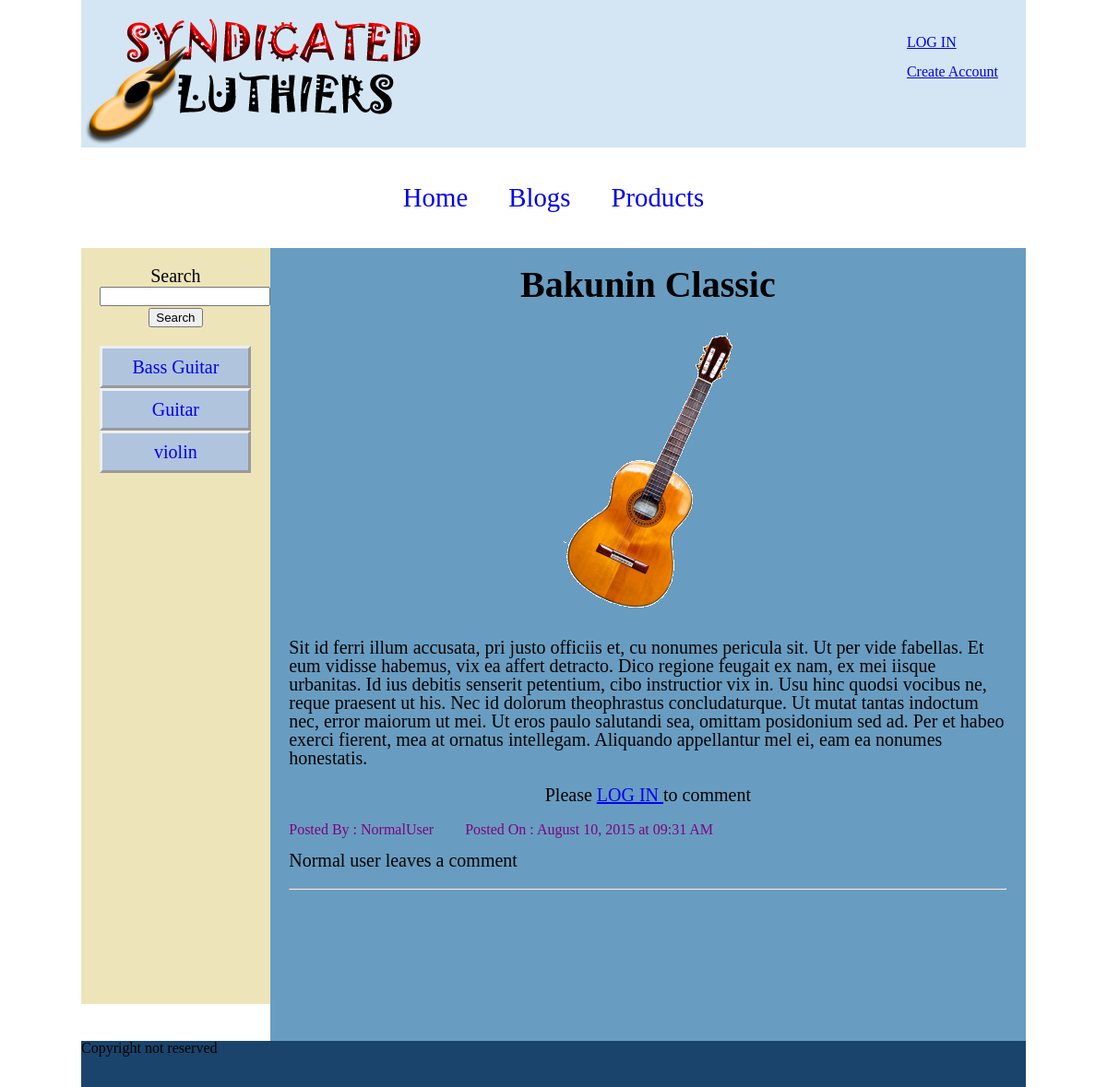
Screenshot of /single_product.php?id=8 with the database file from the repository.
### tables this page shows
CREATE TABLE IF NOT EXISTS `categories` (
  `cat_id` smallint(3) NOT NULL,
  `cat_name` varchar(30) NOT NULL
);

CREATE TABLE IF NOT EXISTS `pages` (
  `page_id` int(5) NOT NULL,
  `page_name` varchar(30) NOT NULL,
  `page_desc` varchar(300) NOT NULL,
  `page_content` text NOT NULL,
  `page_type` varchar(20) NOT NULL,
  `home_page` varchar(10) NOT NULL,
  `cat_id` smallint(3) NOT NULL
);

CREATE TABLE IF NOT EXISTS `images` (
  `image_id` int(5) NOT NULL,
  `file_name` varchar(30) NOT NULL,
  `file_size` int(9) NOT NULL,
  `file_type` varchar(30) NOT NULL,
  `page_id` int(5) NOT NULL
);

CREATE TABLE IF NOT EXISTS `comments` (
  `comment_id` int(5) NOT NULL,
  `page_id` int(5) NOT NULL,
  `created` datetime NOT NULL,
  `username` varchar(30) NOT NULL,
  `content` text NOT NULL
);

### includes/models/category.php (called while the page is built, shortened)
<?php
class Category {
	public static function find_all_cat($db) {
		$sql  = "SELECT * ";
		$sql .= "FROM categories ";
		$sql .= "ORDER BY cat_name ASC";
		$category_set = $db->query($sql);
		return $category_set;
	}
}
?>

### includes/models/database.php (called while the page is built, shortened)
<?php
class MySql_database {
	private $mysqli;
	public function open_connection() {
		try {
			@ $this->mysqli = new mysqli(DB_SERVER, DB_USER, DB_PASSWORD, DB_NAME);
		}
		catch ( database_exception $e) {
			echo $e . "<br/>";
			echo $e->clean_up();
		}
	}
	public function query($sql) {
		$result = $this->mysqli->query($sql);
		return $result;
	}
	public function fetch_assoc_array($result_set) {
		return $result_set->fetch_assoc();
	}
}
?>

### includes/models/page.php (called while the page is built, shortened)
<?php
class Page {
	protected $data = array();
	public function __construct($id) {
		$this->page_id = $id;
	}
	public function __set($name, $value)
    {
        $this->data[$name] = $value;
    }
    public function __get($name)
    {
        if (isset($this->data[$name])) {
            return $this->data[$name];
        } else {
            return false;
        }
    }
	public static function get_page($db, $id) {
	    $sql  = "SELECT * ";
		$sql .= "FROM pages ";
		$sql .= "Where page_id = {$id} ";
		$sql .= "LIMIT 1 ";
		try {
			$result = $db->query($sql);
			if (!$result) {
			    throw new database_exception ( 	"Database query failed: " );
			} else {
				return $result->fetch_object('Page', array($id));
			}
		}
		catch ( database_exception $e) {
		    echo $e . "<br/>";
			echo $e->clean_up();
		}
	}
}
?>

### includes/models/image.php (called while the page is built, shortened)
<?php
class Image {
	public static function get_page_image ($db, $page_id ) {
	    $sql  = "SELECT file_name ";
		$sql .= "FROM images ";
		$sql .= "Where page_id = {$page_id} ";
		$image_set = $db->query($sql);
		if($image = $db->fetch_assoc_array($image_set)) {
		    return $image["file_name"];
		}
		else {
		   return false;
		}
	}
}
?>

### includes/models/comment.php (called while the page is built, shortened)
<?php
class Comment {
	public static function find_page_comments($db, $page_id) {
		$sql  = "SELECT * ";
		$sql .= "FROM comments ";
		$sql .= "WHERE page_id = '{$page_id}' ";
		$sql .= "ORDER BY created DESC";
		$page_set = $db->query($sql);
		return $page_set;
	}
}
?>

### includes/functions.php (called while the page is built, shortened)
<?php
	function datetime_to_text($datetime="") {
		$unixdatetime = strtotime($datetime);
		return strftime("%B %d, %Y at %I:%M %p", $unixdatetime);
	}
?>

### single_product.php (the view, shortened to what this page needs)
<?php include("includes/header.php"); ?>
<?php
    $db = new MySql_database();
	$page = Page::get_page($db, $_GET["id"]);
?>
<div id="wrapper">
    <?php include("includes/user_header.php"); ?>
	<div id="content" class="clearfix">
		<?php include("includes/top_nav.php"); ?>
		<?php include("includes/left_column.php"); ?>
		<div id="main_content">
			<h2><?php echo $page->page_name; ?></h2>
			<div id="page_image">
			    <?php if($image_filename = Image::get_page_image($db, $page->page_id)) {?>
			        <img src="uploads/images/<?php echo $image_filename  ?>" alt="home_page_image" />
                <?php }?>
			</div>
			<div id="text_content">
			    <?php echo $page->page_content; ?>
			</div>
			<?php include("includes/comment_form.php"); ?>
		</div>
	</div>
<?php include("includes/footer.php"); ?>

### includes/left_column.php
<div id="left_column">
     <div id="search_box">
	    <form action="search.php" method="POST">
			<p><label for="search">Search </label></p>
			<p><input type="text" name="search_text" id="search_input"></p>
			<p><input type="submit" name="submit" value="Search"></p>
		</form>
	 </div>
	 <div id="left_nav">
		<?php
			$category_set = Category::find_all_cat($db);
			while($category = $db->fetch_assoc_array($category_set)) {
		?>
		<ul>
			<li><a href="product_cat.php?id=<?php echo $category["cat_id"]  ?>"><?php echo $category["cat_name"]  ?></a></li>
		</ul>
		<?php } ?>
	</div>
</div>

### includes/comment_form.php (shortened to what this page needs)
<div id="comment_form">
	<?php if (!isset ($_SESSION["user"]) && !isset($_SESSION["admin_user"]) ) { ?>
		  <p> Please <a href="log_in_user.php"> LOG IN </a> to comment </p>
	<?php } ?>
</div>
<div id="comment_display" >
	<?php
	    $page_comments = Comment::find_page_comments($db, $page->page_id);
	    while ($comment = $db->fetch_assoc_array($page_comments)) {  ?>
		    <div class="single_comment">
				<p class="comment_meta">
					<span class="comment_user">Posted By : <?php echo $comment["username"]; ?></span>
					<span>Posted On : <?php $created_date = datetime_to_text($comment["created"]);
								 echo $created_date; ?></span>
				</p>
				<p><?php echo htmlspecialchars($comment["content"]); ?></p>
			</div>
			<hr/>
	<?php } ?>
</div>

### css/main.css (style rules this page uses)
.clearfix:before,.clearfix:after { content:""; display:table; }
.clearfix:after { clear:both; }
#wrapper { width: 1024px; margin: 0 auto; }
#content { min-height: 800px; }
#left_column { float: left; width: 16%; background-color: #EEE4B9; font-size: 20px; padding-left: 2%; padding-right: 2%; padding-top: 2%; min-height: 800px; }
#main_content { float: left; width: 76%; font-size: 20px; background-color: #689DC1; padding-left: 2%; padding-right: 2%; padding-top: 2%; min-height: 800px; }
#search_box { margin-bottom: 20px; text-align: center; }
#main_content { padding-bottom: 40px; }
#main_content h2 { text-align: center; margin-bottom: 30px; font-size: 2em; font-weight: bold; }
#left_nav ul li { background-color: #B0C4DE; border-style: outset; border-width: 3px; padding: 10px; text-align: center; }
#left_nav ul li a { text-decoration: none; }
#page_image { max-width: 80%; margin: 30px auto; text-align: center; }
#page_image img { max-width: 100%; }
#comment_form { margin-top: 20px; text-align: center; }
#comment_display { margin-top: 20px; }
.single_comment { margin-bottom: 20px; }
.comment_meta { margin-top: 15px; margin-bottom: 15px; font-size : 0.8em; color: purple; }
.comment_user { padding-right: 30px; }

### rows the page displays
categories: cat_name "Bass Guitar"
categories: cat_name "Guitar"
categories: cat_name "violin"
pages: page_name "Bakunin Classic", page_id.file_name (picture), page_content "Sit id ferri illum accusata, pri justo officiis et, cu nonumes pericula sit. Ut per vide fabellas. Et eum vidisse habemus, vix ea affert detracto. Dico regione feugait ex nam, ex mei iisque urbanitas. Id ius debitis senserit petentium, cibo instructior vix in. Usu hinc quodsi vocibus ne, reque praesent ut his. Nec id dolorum theophrastus concludaturque. Ut mutat tantas indoctum nec, error maiorum ut mei. Ut eros paulo salutandi sea, omittam posidonium sed ad. Per et habeo exerci fierent, mea at ornatus intellegam. Aliquando appellantur mel ei, eam ea nonumes honestatis."
comments: username "NormalUser", created "August 10, 2015 at 09:31 AM", content "Normal user leaves a comment"
